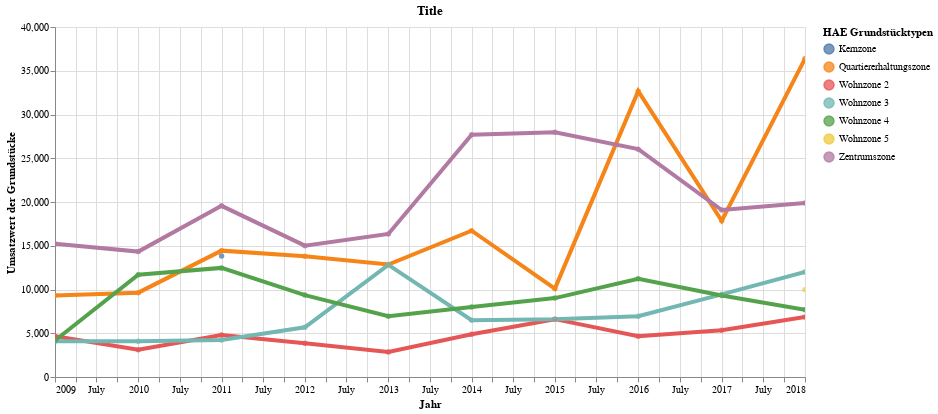

Notebook source saved alongside this figure:
### Code cell
highlight = alt.selection(type='single', on='mouseover', fields=['Zonenart'], nearest=True)
#x='date:StichtagDatJahr',
base = alt.Chart(data2betested.reset_index().query('Quartier_Nummer == 31'), title="Title").encode(
    x=alt.X('Jahr', axis=alt.Axis(title='Jahr'))# , axis=alt.Axis(format='%', title='percentage')
    , y=alt.X('Medianqmp', axis=alt.Axis(title='Umsatzwert der Grundstücke'))
    , color=alt.Color('Zonenart', legend=alt.Legend(title="HAE Grundstücktypen", orient="right"))  
    ,tooltip=['Jahr', 'Quartier_Name','Zonenart','Medianqmp']    
)
points = base.mark_circle().encode(
    opacity=alt.value(0.75)
).add_selection(
    highlight
).properties(
    width=750 , height=350
)
lines = base.mark_line().encode(
    size=alt.condition(~highlight, alt.value(0.5), alt.value(4))
).interactive()

lines + points

### Figure 1 — Vega-Lite specification as saved in the notebook (floating-point values rounded to 4 significant figures)
{"config": {"view": {"continuousWidth": 400, "continuousHeight": 300}}, "layer": [{"mark": "line", "encoding": {"color": {"type": "nominal", "field": "Zonenart", "legend": {"orient": "right", "title": "HAE Grundstücktypen"}}, "size": {"condition": {"value": 0.5, "selection": {"not": "selector001"}}, "value": 4}, "tooltip": [{"type": "temporal", "field": "Jahr"}, {"type": "nominal", "field": "Quartier_Name"}, {"type": "nominal", "field": "Zonenart"}, {"type": "quantitative", "field": "Medianqmp"}], "x": {"type": "temporal", "axis": {"title": "Jahr"}, "field": "Jahr"}, "y": {"type": "quantitative", "axis": {"title": "Umsatzwert der Grundstücke"}, "field": "Medianqmp"}}, "selection": {"selector002": {"type": "interval", "bind": "scales", "encodings": ["x", "y"]}}, "title": "Title"}, {"mark": "circle", "encoding": {"color": {"type": "nominal", "field": "Zonenart", "legend": {"orient": "right", "title": "HAE Grundstücktypen"}}, "opacity": {"value": 0.75}, "tooltip": [{"type": "temporal", "field": "Jahr"}, {"type": "nominal", "field": "Quartier_Name"}, {"type": "nominal", "field": "Zonenart"}, {"type": "quantitative", "field": "Medianqmp"}], "x": {"type": "temporal", "axis": {"title": "Jahr"}, "field": "Jahr"}, "y": {"type": "quantitative", "axis": {"title": "Umsatzwert der Grundstücke"}, "field": "Medianqmp"}}, "height": 350, "selection": {"selector001": {"type": "single", "on": "mouseover", "fields": ["Zonenart"], "nearest": true}}, "title": "Title", "width": 750}], "data": {"name": "data-7b550605bf87208279ead649de3b6a1c"}, "$schema": "https://vega.github.io/schema/vega-lite/v4.8.1.json", "datasets": {"data-7b550605bf87208279ead649de3b6a1c": [{"Jahr": "2011-01-01T00:00:00", "Quartier_Name": "Alt-Wiedikon", "Quartier_Nummer": 31, "Medianqmp": 13830, "Zonenart": "Kernzone", "Anzahl_HAE": "1–3"}, {"Jahr": "2009-01-01T00:00:00", "Quartier_Name": "Alt-Wiedikon", "Quartier_Nummer": 31, "Medianqmp": 9310, "Zonenart": "Quartiererhaltungszone", "Anzahl_HAE": "6"}, {"Jahr": "2010-01-01T00:00:00", "Quartier_Name": "Alt-Wiedikon", "Quartier_Nummer": 31, "Medianqmp": 9640, "Zonenart": "Quartiererhaltungszone", "Anzahl_HAE": "9"}, {"Jahr": "2011-01-01T00:00:00", "Quartier_Name": "Alt-Wiedikon", "Quartier_Nummer": 31, "Medianqmp": 14440, "Zonenart": "Quartiererhaltungszone", "Anzahl_HAE": "6"}, {"Jahr": "2012-01-01T00:00:00", "Quartier_Name": "Alt-Wiedikon", "Quartier_Nummer": 31, "Medianqmp": 13790, "Zonenart": "Quartiererhaltungszone", "Anzahl_HAE": "1–3"}, {"Jahr": "2013-01-01T00:00:00", "Quartier_Name": "Alt-Wiedikon", "Quartier_Nummer": 31, "Medianqmp": 12850, "Zonenart": "Quartiererhaltungszone", "Anzahl_HAE": "8"}, {"Jahr": "2014-01-01T00:00:00", "Quartier_Name": "Alt-Wiedikon", "Quartier_Nummer": 31, "Medianqmp": 16720, "Zonenart": "Quartiererhaltungszone", "Anzahl_HAE": "7"}, {"Jahr": "2015-01-01T00:00:00", "Quartier_Name": "Alt-Wiedikon", "Quartier_Nummer": 31, "Medianqmp": 10100, "Zonenart": "Quartiererhaltungszone", "Anzahl_HAE": "11"}, {"Jahr": "2016-01-01T00:00:00", "Quartier_Name": "Alt-Wiedikon", "Quartier_Nummer": 31, "Medianqmp": 32670, "Zonenart": "Quartiererhaltungszone", "Anzahl_HAE": "21"}, {"Jahr": "2017-01-01T00:00:00", "Quartier_Name": "Alt-Wiedikon", "Quartier_Nummer": 31, "Medianqmp": 17860, "Zonenart": "Quartiererhaltungszone", "Anzahl_HAE": "9"}, {"Jahr": "2018-01-01T00:00:00", "Quartier_Name": "Alt-Wiedikon", "Quartier_Nummer": 31, "Medianqmp": 36390, "Zonenart": "Quartiererhaltungszone", "Anzahl_HAE": "25"}, {"Jahr": "2009-01-01T00:00:00", "Quartier_Name": "Alt-Wiedikon", "Quartier_Nummer": 31, "Medianqmp": 4660, "Zonenart": "Wohnzone 2", "Anzahl_HAE": "1–3"}, {"Jahr": "2010-01-01T00:00:00", "Quartier_Name": "Alt-Wiedikon", "Quartier_Nummer": 31, "Medianqmp": 3120, "Zonenart": "Wohnzone 2", "Anzahl_HAE": "1–3"}, {"Jahr": "2011-01-01T00:00:00", "Quartier_Name": "Alt-Wiedikon", "Quartier_Nummer": 31, "Medianqmp": 4790, "Zonenart": "Wohnzone 2", "Anzahl_HAE": "1–3"}, {"Jahr": "2012-01-01T00:00:00", "Quartier_Name": "Alt-Wiedikon", "Quartier_Nummer": 31, "Medianqmp": 3860, "Zonenart": "Wohnzone 2", "Anzahl_HAE": "5"}, {"Jahr": "2013-01-01T00:00:00", "Quartier_Name": "Alt-Wiedikon", "Quartier_Nummer": 31, "Medianqmp": 2870, "Zonenart": "Wohnzone 2", "Anzahl_HAE": "1–3"}, {"Jahr": "2014-01-01T00:00:00", "Quartier_Name": "Alt-Wiedikon", "Quartier_Nummer": 31, "Medianqmp": 4890, "Zonenart": "Wohnzone 2", "Anzahl_HAE": "1–3"}, {"Jahr": "2015-01-01T00:00:00", "Quartier_Name": "Alt-Wiedikon", "Quartier_Nummer": 31, "Medianqmp": 6610, "Zonenart": "Wohnzone 2", "Anzahl_HAE": "1–3"}, {"Jahr": "2016-01-01T00:00:00", "Quartier_Name": "Alt-Wiedikon", "Quartier_Nummer": 31, "Medianqmp": 4670, "Zonenart": "Wohnzone 2", "Anzahl_HAE": "1–3"}, {"Jahr": "2017-01-01T00:00:00", "Quartier_Name": "Alt-Wiedikon", "Quartier_Nummer": 31, "Medianqmp": 5350, "Zonenart": "Wohnzone 2", "Anzahl_HAE": "1–3"}, {"Jahr": "2018-01-01T00:00:00", "Quartier_Name": "Alt-Wiedikon", "Quartier_Nummer": 31, "Medianqmp": 6870, "Zonenart": "Wohnzone 2", "Anzahl_HAE": "4"}, {"Jahr": "2009-01-01T00:00:00", "Quartier_Name": "Alt-Wiedikon", "Quartier_Nummer": 31, "Medianqmp": 4080, "Zonenart": "Wohnzone 3", "Anzahl_HAE": "2-4"}, {"Jahr": "2010-01-01T00:00:00", "Quartier_Name": "Alt-Wiedikon", "Quartier_Nummer": 31, "Medianqmp": 4080, "Zonenart": "Wohnzone 3", "Anzahl_HAE": "9"}, {"Jahr": "2011-01-01T00:00:00", "Quartier_Name": "Alt-Wiedikon", "Quartier_Nummer": 31, "Medianqmp": 4230, "Zonenart": "Wohnzone 3", "Anzahl_HAE": "18"}, {"Jahr": "2012-01-01T00:00:00", "Quartier_Name": "Alt-Wiedikon", "Quartier_Nummer": 31, "Medianqmp": 5680, "Zonenart": "Wohnzone 3", "Anzahl_HAE": "10"}, {"Jahr": "2013-01-01T00:00:00", "Quartier_Name": "Alt-Wiedikon", "Quartier_Nummer": 31, "Medianqmp": 12820, "Zonenart": "Wohnzone 3", "Anzahl_HAE": "21"}, {"Jahr": "2014-01-01T00:00:00", "Quartier_Name": "Alt-Wiedikon", "Quartier_Nummer": 31, "Medianqmp": 6500, "Zonenart": "Wohnzone 3", "Anzahl_HAE": "7-9"}, {"Jahr": "2015-01-01T00:00:00", "Quartier_Name": "Alt-Wiedikon", "Quartier_Nummer": 31, "Medianqmp": 6600, "Zonenart": "Wohnzone 3", "Anzahl_HAE": "12"}, {"Jahr": "2016-01-01T00:00:00", "Quartier_Name": "Alt-Wiedikon", "Quartier_Nummer": 31, "Medianqmp": 6940, "Zonenart": "Wohnzone 3", "Anzahl_HAE": "9"}, {"Jahr": "2017-01-01T00:00:00", "Quartier_Name": "Alt-Wiedikon", "Quartier_Nummer": 31, "Medianqmp": 9450, "Zonenart": "Wohnzone 3", "Anzahl_HAE": "8"}, {"Jahr": "2018-01-01T00:00:00", "Quartier_Name": "Alt-Wiedikon", "Quartier_Nummer": 31, "Medianqmp": 12010, "Zonenart": "Wohnzone 3", "Anzahl_HAE": "10"}, {"Jahr": "2009-01-01T00:00:00", "Quartier_Name": "Alt-Wiedikon", "Quartier_Nummer": 31, "Medianqmp": 4180, "Zonenart": "Wohnzone 4", "Anzahl_HAE": "5"}, {"Jahr": "2010-01-01T00:00:00", "Quartier_Name": "Alt-Wiedikon", "Quartier_Nummer": 31, "Medianqmp": 11680, "Zonenart": "Wohnzone 4", "Anzahl_HAE": "40-42"}, {"Jahr": "2011-01-01T00:00:00", "Quartier_Name": "Alt-Wiedikon", "Quartier_Nummer": 31, "Medianqmp": 12470, "Zonenart": "Wohnzone 4", "Anzahl_HAE": "15-17"}, {"Jahr": "2012-01-01T00:00:00", "Quartier_Name": "Alt-Wiedikon", "Quartier_Nummer": 31, "Medianqmp": 9360, "Zonenart": "Wohnzone 4", "Anzahl_HAE": "3-5"}, {"Jahr": "2013-01-01T00:00:00", "Quartier_Name": "Alt-Wiedikon", "Quartier_Nummer": 31, "Medianqmp": 6950, "Zonenart": "Wohnzone 4", "Anzahl_HAE": "1–3"}, {"Jahr": "2014-01-01T00:00:00", "Quartier_Name": "Alt-Wiedikon", "Quartier_Nummer": 31, "Medianqmp": 8010, "Zonenart": "Wohnzone 4", "Anzahl_HAE": "5"}, {"Jahr": "2015-01-01T00:00:00", "Quartier_Name": "Alt-Wiedikon", "Quartier_Nummer": 31, "Medianqmp": 9020, "Zonenart": "Wohnzone 4", "Anzahl_HAE": "1–3"}, {"Jahr": "2016-01-01T00:00:00", "Quartier_Name": "Alt-Wiedikon", "Quartier_Nummer": 31, "Medianqmp": 11230, "Zonenart": "Wohnzone 4", "Anzahl_HAE": "3-5"}, {"Jahr": "2017-01-01T00:00:00", "Quartier_Name": "Alt-Wiedikon", "Quartier_Nummer": 31, "Medianqmp": 9320, "Zonenart": "Wohnzone 4", "Anzahl_HAE": "1–3"}, {"Jahr": "2018-01-01T00:00:00", "Quartier_Name": "Alt-Wiedikon", "Quartier_Nummer": 31, "Medianqmp": 7680, "Zonenart": "Wohnzone 4", "Anzahl_HAE": "4-6"}, {"Jahr": "2018-01-01T00:00:00", "Quartier_Name": "Alt-Wiedikon", "Quartier_Nummer": 31, "Medianqmp": 9980, "Zonenart": "Wohnzone 5", "Anzahl_HAE": "1–3"}, {"Jahr": "2009-01-01T00:00:00", "Quartier_Name": "Alt-Wiedikon", "Quartier_Nummer": 31, "Medianqmp": 15240, "Zonenart": "Zentrumszone", "Anzahl_HAE": "1–3"}, {"Jahr": "2010-01-01T00:00:00", "Quartier_Name": "Alt-Wiedikon", "Quartier_Nummer": 31, "Medianqmp": 14330, "Zonenart": "Zentrumszone", "Anzahl_HAE": "58"}, {"Jahr": "2011-01-01T00:00:00", "Quartier_Name": "Alt-Wiedikon", "Quartier_Nummer": 31, "Medianqmp": 19560, "Zonenart": "Zentrumszone", "Anzahl_HAE": "1–3"}, {"Jahr": "2012-01-01T00:00:00", "Quartier_Name": "Alt-Wiedikon", "Quartier_Nummer": 31, "Medianqmp": 15010, "Zonenart": "Zentrumszone", "Anzahl_HAE": "1–3"}, {"Jahr": "2013-01-01T00:00:00", "Quartier_Name": "Alt-Wiedikon", "Quartier_Nummer": 31, "Medianqmp": 16350, "Zonenart": "Zentrumszone", "Anzahl_HAE": "92"}, {"Jahr": "2014-01-01T00:00:00", "Quartier_Name": "Alt-Wiedikon", "Quartier_Nummer": 31, "Medianqmp": 27680, "Zonenart": "Zentrumszone", "Anzahl_HAE": "1–3"}, {"Jahr": "2015-01-01T00:00:00", "Quartier_Name": "Alt-Wiedikon", "Quartier_Nummer": 31, "Medianqmp": 27970, "Zonenart": "Zentrumszone", "Anzahl_HAE": "36"}, {"Jahr": "2016-01-01T00:00:00", "Quartier_Name": "Alt-Wiedikon", "Quartier_Nummer": 31, "Medianqmp": 26040, "Zonenart": "Zentrumszone", "Anzahl_HAE": "1-4"}, {"Jahr": "2017-01-01T00:00:00", "Quartier_Name": "Alt-Wiedikon", "Quartier_Nummer": 31, "Medianqmp": 19080, "Zonenart": "Zentrumszone", "Anzahl_HAE": "5"}, {"Jahr": "2018-01-01T00:00:00", "Quartier_Name": "Alt-Wiedikon", "Quartier_Nummer": 31, "Medianqmp": 19890, "Zonenart": "Zentrumszone", "Anzahl_HAE": "32"}]}}
